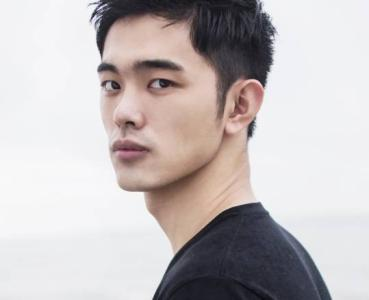
#> input picture qxy.jpg, 369 x 300 px
$ jupyter execute GeometricTransformations.ipynb
#> lines starting #> are read from the running program, lines starting #| are printed output that depends on the picture
[cell 1]
import numpy as np
import cv2

[cell 2]
img = cv2.imread('qxy.jpg',0)
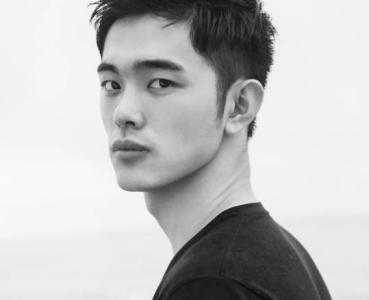
#> img: shape (300, 369); min 9, max 255, mean 190.4
res = cv2.resize(img, None, fx=2, fy=2, interpolation = cv2.INTER_CUBIC)

[cell 3]
# or
# height, width = img.shape[:2]
# res = cv2.resize(img, (2*width, 2*height),interpolation = cv2.INTER_CUBIC)

[cell 4]
import numpy as np
import cv2
img = cv2.imread('qxy.jpg',0)
rows, cols = img.shape
#> rows = 300; cols = 369
M = np.float32([[1, 0, 100],[0,1,50]])
dst = cv2.warpAffine(img, M, (rows, cols))
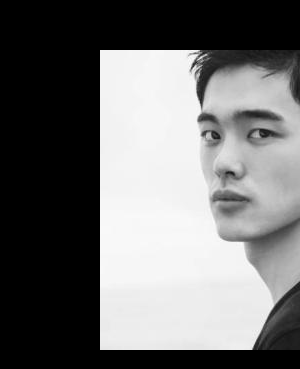
#> dst: shape (369, 300); min 0, max 255, mean 110.4
cv2.imshow('img', dst)
cv2.waitKey(0)
cv2.destroyAllWindows()

[cell 5]
import os
import numpy as np
import cv2 as cv
from matplotlib import pyplot as plt
img = cv.imread('qxy.jpg',0)
rows,cols = img.shape
M = np.float32([[1,0,100],[0,1,50]])
dst = cv.warpAffine(img,M,(cols,rows))
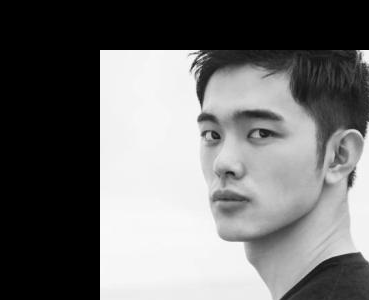
#> dst: shape (300, 369); min 0, max 255, mean 111.3
plt.imshow(dst, cmap = 'gray', interpolation = 'bicubic')
plt.show()
#cv.waitKey(0)
#cv.destroyAllWindows()

[cell 6]
import os
import numpy as np
import cv2 as cv
from matplotlib import pyplot as plt
img = cv.imread('qxy.jpg',0)
rows,cols = img.shape
M = cv.getRotationMatrix2D((cols/2,rows/2), 60,1)# cv.getRotationMatrix2D((center_x,center_y), jiaodu,bieshu)
dst = cv2.warpAffine(img,M,(cols,rows))
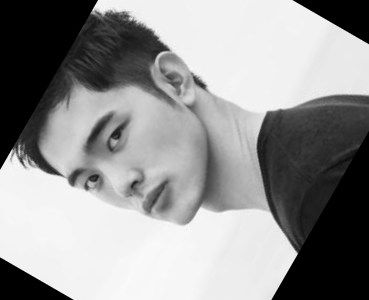
#> dst: shape (300, 369); min 0, max 252, mean 147.8
plt.imshow(dst, cmap = 'gray', interpolation = 'bicubic')
plt.show()

[cell 7]
import os
import numpy as np
import cv2 as cv
from matplotlib import pyplot as plt
img = cv.imread('qxy.jpg')
#> img is the input picture: shape (300, 369, 3); mean B, G, R 188.9, 188.5, 195.1
rows,cols,ch = img.shape
#> ch = 3
pts1 = np.float32([[50,50],[200,50],[50,200]])
pts2 = np.float32([[10,100],[200,50],[100,250]])
M = cv.getAffineTransform(pts1,pts2)
dst = cv2.warpAffine(img,M,(cols,rows))
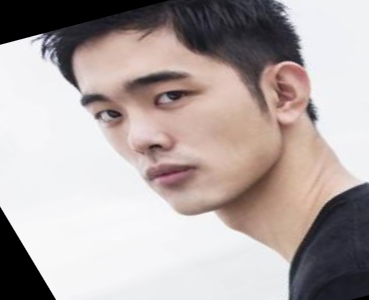
#> dst: shape (300, 369, 3); mean B, G, R 166.8, 168.4, 178.6
plt.subplot(121),plt.imshow(img),plt.title('Input')
plt.subplot(122),plt.imshow(dst),plt.title('Output')
plt.show()
#> figure, not shown here; B, G, R data is drawn as R, G, B

[cell 8]
import os
import numpy as np
import cv2 as cv
from matplotlib import pyplot as plt
img = cv.imread('qxy.jpg')
rows,cols,ch = img.shape
pts1 = np.float32([[56,65],[368,52],[28,387],[389,390]])
pts2 = np.float32([[0,0],[300,0],[0,300],[300,300]])

M = cv.getPerspectiveTransform(pts1,pts2)
dst = cv2.warpPerspective(img,M,(300,250))
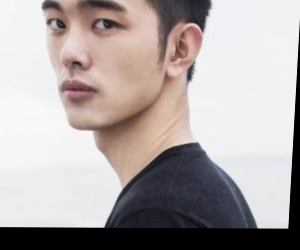
#> dst: shape (250, 300, 3); mean B, G, R 166.7, 167.1, 174.8
plt.subplot(121),plt.imshow(img),plt.title('Input')
plt.subplot(122),plt.imshow(dst),plt.title('Output')
plt.show()
#> figure, not shown here; B, G, R data is drawn as R, G, B

$ run again, with 1.jpg copied over qxy.jpg
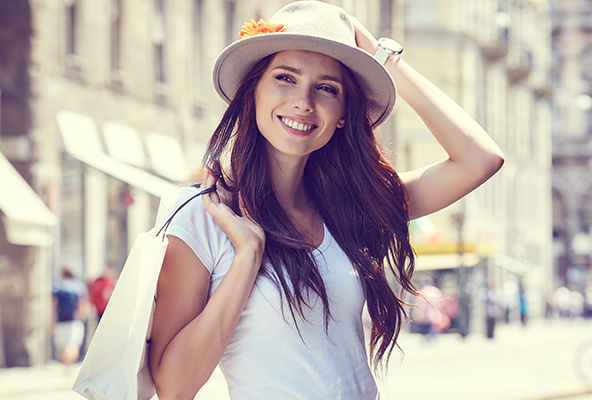
#> input picture 1.jpg, 592 x 400 px
#> `img = cv2.imread('qxy.jpg',0)`:
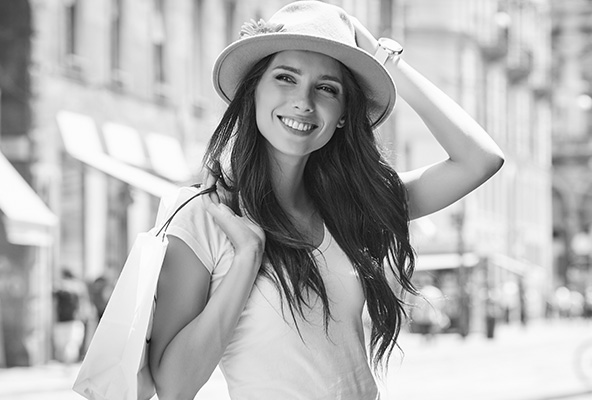
#> img: shape (400, 592); min 2, max 255, mean 180
#> img is the input picture: shape (400, 592, 3); mean B, G, R 171.3, 176.9, 189.3
#> `dst = cv2.warpPerspective(img,M,(300,250))`:
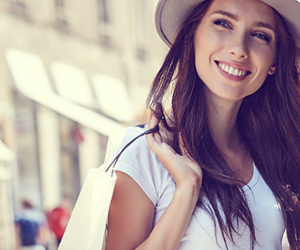
#> dst: shape (250, 300, 3); mean B, G, R 155.6, 153.6, 171.1

$ run again, with 2.jpg copied over qxy.jpg
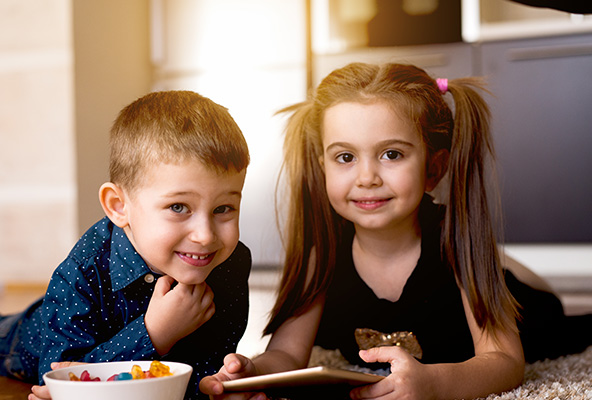
#> input picture 2.jpg, 592 x 400 px
#> `img = cv2.imread('qxy.jpg',0)`:
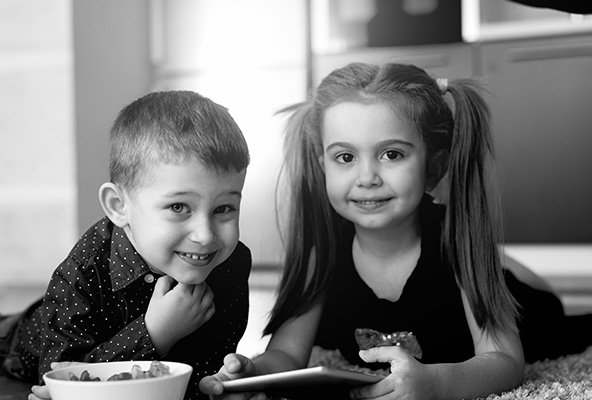
#> img: shape (400, 592); min 0, max 255, mean 120.8
#> img is the input picture: shape (400, 592, 3); mean B, G, R 100.6, 115.2, 139.6
#> `dst = cv2.warpPerspective(img,M,(300,250))`:
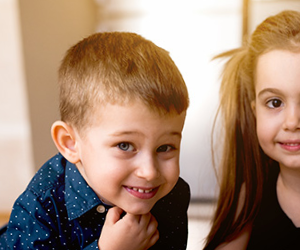
#> dst: shape (250, 300, 3); mean B, G, R 113.9, 134.1, 162.5
